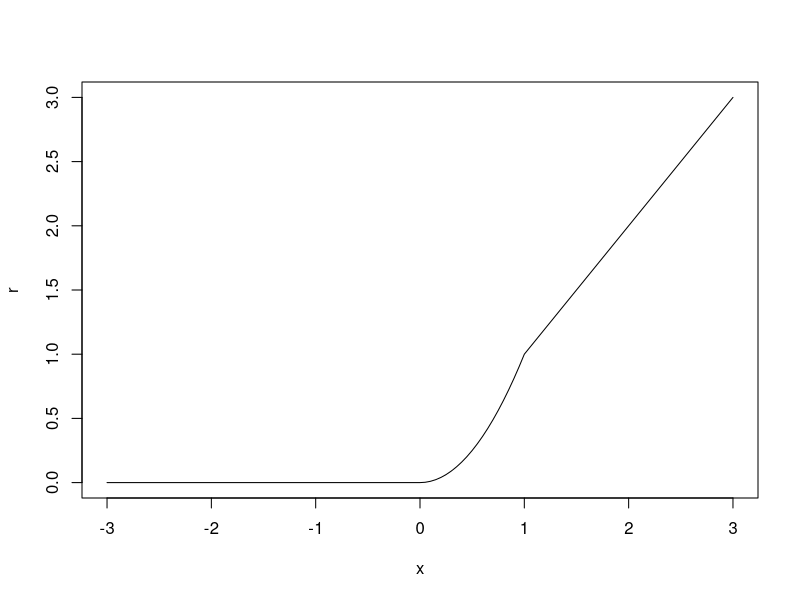

Reproduce this figure in R.
# 1
m <- matrix(1, nrow = 5, ncol = 5)

# 2
m[2:4, 2:4] <- 0
m

# 3
# a
m[2, ]
# b
m[, 1]
# c
m[3:5, ]
# d
m[, 2:3]

# 4
m[2, ] == m[, 3]

# 5
multab <- matrix(rep(1:9, each = 9) * rep(1:9, times = 9), nrow = 9)
multab

# 6
## a
multab[71]
## b
multab[multab < 10] <- NA
multab

# 7
sum(multab, na.rm = TRUE)
mean(multab, na.rm = TRUE)
median(multab, na.rm = TRUE)


# 8
m
## 8.1 a
apply(m, 1, sum)
## 8.1 b
apply(m, 2, sum)
## 8.2
apply(multab, 2, sum, na.rm = TRUE)


# 9
letters
LETTERS

first_list <- list(alphabet = letters,
                   logic = TRUE,
                   multab = multab)

# 10
first_list[1]
first_list["multab"]
first_list$multab
first_list$logic
first_list[[3]]

# 11
## a
first_list$alphabet[1:5]
## b
first_list$multab[, (ncol(first_list$multab)-1):ncol(first_list$multab)]
## c
first_list$logic[3]


# 12
## a
mul <- function(x, y) {
  x * y
}
mul(2, 3)
mul(0, 5)
mul(-3, .5)

## b
sqrtn <- function(x, n = 2) {
  x^(1/n)
}

sqrtn(4)

sqrtn(9, 2)
sqrtn(9)
sqrtn(27, 3)
sqrtn(16, 4)
sqrtn(143, 23)

# 13
sqrt(-2)

sqrt2 <- function(x) {
  
  if (x < 0) {
    message("x coerced to complex")
    # warning()
    sqrt(as.complex(x)) # x + 0i
  } else {
    sqrt(x)
  }

}

# sqrt(4+0i)
sqrt2(4)
sqrt2(3)
sqrt2(-2)


# 14
myfun <- function(x) {
  result <- numeric(length = length(x))
  for (i in 1:length(x)) {
    
    if (x[i] < 0) {
      
      result[i] <- 0
      
    } else if (x[i] < 1) {
      
      result[i] <- x[i]^2
      
    } else {
      
      result[i] <- x[i]
      
    }
    
  }
  return(result)
}

x <- seq(-3, 3, by = .05)
r <- myfun(x)
plot(x, r, type = "l")


ttests <- list(test1 = list(t = 2, p = .4),
               test2 = list(t = 0.5, p = .7),
               test3 = list(t = 4.1, p = .003))
ttests

get_p <- function(x) {
  # get p value from list 
  x$p
}

unlist(Map(get_p, ttests)) #< .05

unlist(Map(function(x) x$p, ttests)) # get p values from t-tests

# 100 samples
# 350 obs
# norm dist


matrix(rnorm(100 * 350, mean = 20, sd = 3), nrow = 350, byrow = FALSE)

gen_sam <- function(sample_size, n_samples, mean = 0, sd = 1) {
  
  matrix(rnorm(n_samples * sample_size, 
               mean = mean, sd = sd), 
         nrow = sample_size, byrow = FALSE)
  
}

set.seed(123)
generation <- gen_sam(1500, 5000, mean = 5, sd = 3.2)

apply(generation, 2, mean)


